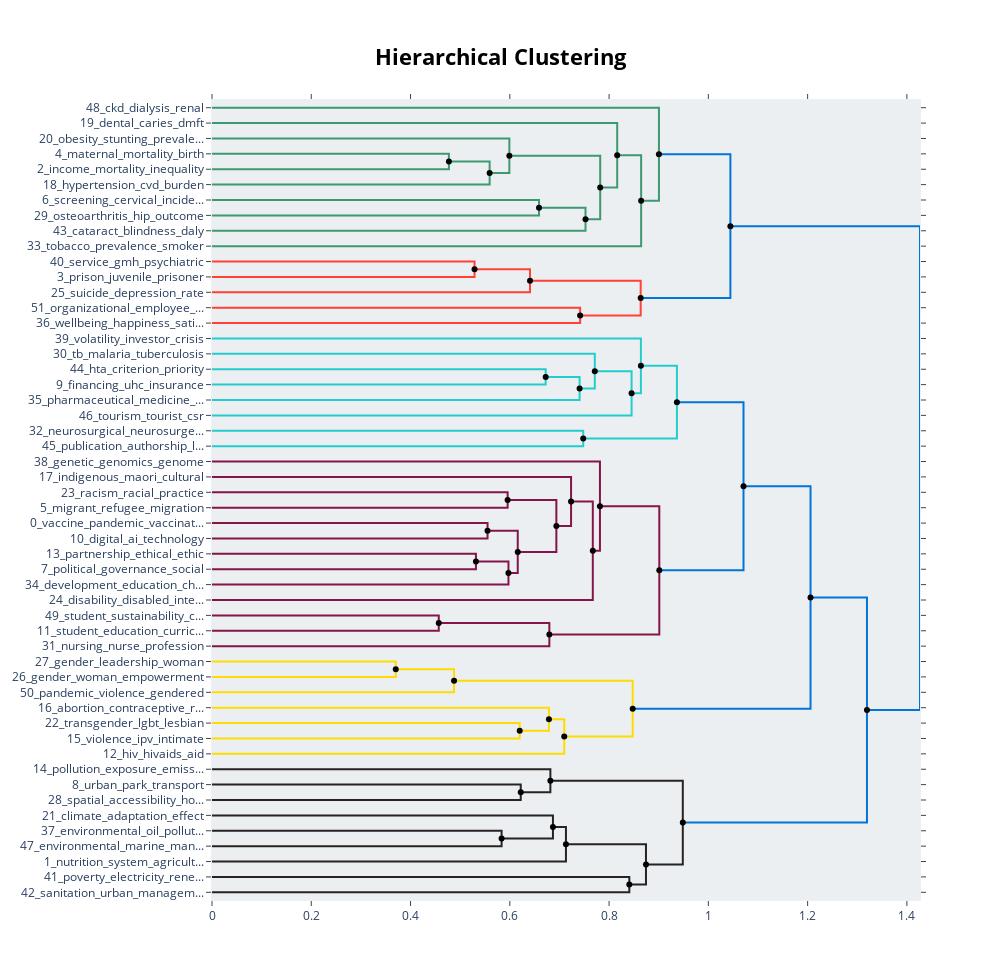

Source (notebook cell):
### Code cell
# 垂直聚类，关系分布
hierarchical_topics = topic_model.hierarchical_topics(docs)
topic_model.visualize_hierarchy(hierarchical_topics=hierarchical_topics)

### Figure 1 — Plotly figure (JSON) as saved in the notebook; plotly's stock layout.template omitted (floating-point values rounded to 4 significant figures)
{"data": [{"hoverinfo": "text", "marker": {"color": "rgb(61,153,112)"}, "mode": "lines", "text": ["maternal_mortality_birth_care_neonatal", "", "", "income_mortality_inequality_expectancy_socioeconomic"], "type": "scatter", "x": [0, 0.4773, 0.4773, 0], "xaxis": "x", "y": [-35, -35, -45, -45], "yaxis": "y"}, {"hoverinfo": "text", "marker": {"color": "rgb(61,153,112)"}, "mode": "lines", "text": ["mortality_maternal_inequality_income_care", "", "", "hypertension_cvd_burden_risk_cardiovascular"], "type": "scatter", "x": [0.4773, 0.5594, 0.5594, 0], "xaxis": "x", "y": [-40, -40, -55, -55], "yaxis": "y"}, {"hoverinfo": "text", "marker": {"color": "rgb(61,153,112)"}, "mode": "lines", "text": ["obesity_stunting_prevalence_bmi_socioeconomic", "", "", "mortality_maternal_inequality_income_care"], "type": "scatter", "x": [0, 0.5991, 0.5991, 0.5594], "xaxis": "x", "y": [-25, -25, -47.5, -47.5], "yaxis": "y"}, {"hoverinfo": "text", "marker": {"color": "rgb(61,153,112)"}, "mode": "lines", "text": ["screening_cervical_incidence_burden_oncology", "", "", "osteoarthritis_hip_outcome_knee_injury"], "type": "scatter", "x": [0, 0.6588, 0.6588, 0], "xaxis": "x", "y": [-65, -65, -75, -75], "yaxis": "y"}, {"hoverinfo": "text", "marker": {"color": "rgb(61,153,112)"}, "mode": "lines", "text": ["screening_breast_cervical_incidence_rate", "", "", "cataract_blindness_daly_impairment_trachoma"], "type": "scatter", "x": [0.6588, 0.7525, 0.7525, 0], "xaxis": "x", "y": [-70, -70, -85, -85], "yaxis": "y"}, {"hoverinfo": "text", "marker": {"color": "rgb(61,153,112)"}, "mode": "lines", "text": ["mortality_maternal_inequality_income_socioeconomic", "", "", "cancer_screening_cervical_incidence_rate"], "type": "scatter", "x": [0.5991, 0.7821, 0.7821, 0.7525], "xaxis": "x", "y": [-36.25, -36.25, -77.5, -77.5], "yaxis": "y"}, {"hoverinfo": "text", "marker": {"color": "rgb(61,153,112)"}, "mode": "lines", "text": ["dental_caries_dmft_income_inequality", "", "", "cancer_mortality_inequality_maternal_care"], "type": "scatter", "x": [0, 0.8164, 0.8164, 0.7821], "xaxis": "x", "y": [-15, -15, -56.88, -56.88], "yaxis": "y"}, {"hoverinfo": "text", "marker": {"color": "rgb(61,153,112)"}, "mode": "lines", "text": ["cancer_mortality_inequality_socioeconomic_income", "", "", "tobacco_prevalence_smoker_gambling_income"], "type": "scatter", "x": [0.8164, 0.8646, 0.8646, 0], "xaxis": "x", "y": [-35.94, -35.94, -95, -95], "yaxis": "y"}, {"hoverinfo": "text", "marker": {"color": "rgb(61,153,112)"}, "mode": "lines", "text": ["ckd_dialysis_renal_chronic_nephrology", "", "", "cancer_mortality_inequality_socioeconomic_income"], "type": "scatter", "x": [0, 0.9004, 0.9004, 0.8646], "xaxis": "x", "y": [-5, -5, -65.47, -65.47], "yaxis": "y"}, {"hoverinfo": "text", "marker": {"color": "rgb(255,65,54)"}, "mode": "lines", "text": ["service_gmh_psychiatric_intervention_disability", "", "", "prison_juvenile_prisoner_offender_crime"], "type": "scatter", "x": [0, 0.5289, 0.5289, 0], "xaxis": "x", "y": [-105, -105, -115, -115], "yaxis": "y"}, {"hoverinfo": "text", "marker": {"color": "rgb(255,65,54)"}, "mode": "lines", "text": ["prison_juvenile_prisoner_offender_psychiatric", "", "", "suicide_depression_rate_drinking_homicide"], "type": "scatter", "x": [0.5289, 0.6407, 0.6407, 0], "xaxis": "x", "y": [-110, -110, -125, -125], "yaxis": "y"}, {"hoverinfo": "text", "marker": {"color": "rgb(255,65,54)"}, "mode": "lines", "text": ["organizational_employee_stress_commitment_nurse", "", "", "wellbeing_happiness_satisfaction_subjective_income"], "type": "scatter", "x": [0, 0.7416, 0.7416, 0], "xaxis": "x", "y": [-135, -135, -145, -145], "yaxis": "y"}, {"hoverinfo": "text", "marker": {"color": "rgb(255,65,54)"}, "mode": "lines", "text": ["prison_suicide_rate_youth_psychiatric", "", "", "wellbeing_satisfaction_happiness_subjective_organizational"], "type": "scatter", "x": [0.6407, 0.8637, 0.8637, 0.7416], "xaxis": "x", "y": [-117.5, -117.5, -140, -140], "yaxis": "y"}, {"hoverinfo": "text", "marker": {"color": "rgb(0,116,217)"}, "mode": "lines", "text": ["cancer_mortality_inequality_socioeconomic_income", "", "", "prison_suicide_youth_rate_depression"], "type": "scatter", "x": [0.9004, 1.044, 1.044, 0.8637], "xaxis": "x", "y": [-35.23, -35.23, -128.8, -128.8], "yaxis": "y"}, {"hoverinfo": "text", "marker": {"color": "rgb(35,205,205)"}, "mode": "lines", "text": ["hta_criterion_priority_costeffectiveness_guideline", "", "", "financing_uhc_insurance_expenditure_reform"], "type": "scatter", "x": [0, 0.6723, 0.6723, 0], "xaxis": "x", "y": [-175, -175, -185, -185], "yaxis": "y"}, {"hoverinfo": "text", "marker": {"color": "rgb(35,205,205)"}, "mode": "lines", "text": ["financing_insurance_expenditure_healthcare_reform", "", "", "pharmaceutical_medicine_patent_innovation_market"], "type": "scatter", "x": [0.6723, 0.7406, 0.7406, 0], "xaxis": "x", "y": [-180, -180, -195, -195], "yaxis": "y"}, {"hoverinfo": "text", "marker": {"color": "rgb(35,205,205)"}, "mode": "lines", "text": ["tb_malaria_tuberculosis_ppm_treatment", "", "", "financing_insurance_expenditure_healthcare_reform"], "type": "scatter", "x": [0, 0.7712, 0.7712, 0.7406], "xaxis": "x", "y": [-165, -165, -187.5, -187.5], "yaxis": "y"}, {"hoverinfo": "text", "marker": {"color": "rgb(35,205,205)"}, "mode": "lines", "text": ["financing_tb_malaria_insurance_expenditure", "", "", "tourism_tourist_csr_cuba_cuban"], "type": "scatter", "x": [0.7712, 0.8453, 0.8453, 0], "xaxis": "x", "y": [-176.2, -176.2, -205, -205], "yaxis": "y"}, {"hoverinfo": "text", "marker": {"color": "rgb(35,205,205)"}, "mode": "lines", "text": ["volatility_investor_crisis_spillover_index", "", "", "financing_tb_malaria_tourism_insurance"], "type": "scatter", "x": [0, 0.8641, 0.8641, 0.8453], "xaxis": "x", "y": [-155, -155, -190.6, -190.6], "yaxis": "y"}, {"hoverinfo": "text", "marker": {"color": "rgb(35,205,205)"}, "mode": "lines", "text": ["neurosurgical_neurosurgery_surgeon_neurosurgeon_pediatric", "", "", "publication_authorship_lmic_collaboration_affiliated"], "type": "scatter", "x": [0, 0.7479, 0.7479, 0], "xaxis": "x", "y": [-215, -215, -225, -225], "yaxis": "y"}, {"hoverinfo": "text", "marker": {"color": "rgb(35,205,205)"}, "mode": "lines", "text": ["market_financing_tb_malaria_tourism", "", "", "surgery_neurosurgical_publication_neurosurgery_surgeon"], "type": "scatter", "x": [0.8641, 0.9367, 0.9367, 0.7479], "xaxis": "x", "y": [-172.8, -172.8, -220, -220], "yaxis": "y"}, {"hoverinfo": "text", "marker": {"color": "rgb(133,20,75)"}, "mode": "lines", "text": ["racism_racial_practice_intersectionality_antiracism", "", "", "migrant_refugee_migration_palestinian_asylum"], "type": "scatter", "x": [0, 0.5956, 0.5956, 0], "xaxis": "x", "y": [-255, -255, -265, -265], "yaxis": "y"}, {"hoverinfo": "text", "marker": {"color": "rgb(133,20,75)"}, "mode": "lines", "text": ["vaccine_pandemic_vaccination_coverage_outbreak", "", "", "digital_ai_technology_healthcare_telehealth"], "type": "scatter", "x": [0, 0.5551, 0.5551, 0], "xaxis": "x", "y": [-275, -275, -285, -285], "yaxis": "y"}, {"hoverinfo": "text", "marker": {"color": "rgb(133,20,75)"}, "mode": "lines", "text": ["partnership_ethical_ethic_researcher_collaboration", "", "", "political_governance_social_ngo_obligation"], "type": "scatter", "x": [0, 0.5317, 0.5317, 0], "xaxis": "x", "y": [-295, -295, -305, -305], "yaxis": "y"}, {"hoverinfo": "text", "marker": {"color": "rgb(133,20,75)"}, "mode": "lines", "text": ["partnership_ethical_ethic_political_capacity", "", "", "development_education_childrens_ecd_childhood"], "type": "scatter", "x": [0.5317, 0.5973, 0.5973, 0], "xaxis": "x", "y": [-300, -300, -315, -315], "yaxis": "y"}, {"hoverinfo": "text", "marker": {"color": "rgb(133,20,75)"}, "mode": "lines", "text": ["vaccine_pandemic_vaccination_immunization_data", "", "", "partnership_ethical_development_ethic_social"], "type": "scatter", "x": [0.5551, 0.616, 0.616, 0.5973], "xaxis": "x", "y": [-280, -280, -307.5, -307.5], "yaxis": "y"}, {"hoverinfo": "text", "marker": {"color": "rgb(133,20,75)"}, "mode": "lines", "text": ["migrant_refugee_immigrant_migration_palestinian", "", "", "vaccine_pandemic_vaccination_ethical_social"], "type": "scatter", "x": [0.5956, 0.6938, 0.6938, 0.616], "xaxis": "x", "y": [-260, -260, -293.8, -293.8], "yaxis": "y"}, {"hoverinfo": "text", "marker": {"color": "rgb(133,20,75)"}, "mode": "lines", "text": ["indigenous_maori_cultural_islander_care", "", "", "vaccine_pandemic_vaccination_ethical_data"], "type": "scatter", "x": [0, 0.7234, 0.7234, 0.6938], "xaxis": "x", "y": [-245, -245, -276.9, -276.9], "yaxis": "y"}, {"hoverinfo": "text", "marker": {"color": "rgb(133,20,75)"}, "mode": "lines", "text": ["vaccine_pandemic_vaccination_indigenous_migrant", "", "", "disability_disabled_intellectual_inclusion_assistive"], "type": "scatter", "x": [0.7234, 0.7672, 0.7672, 0], "xaxis": "x", "y": [-260.9, -260.9, -325, -325], "yaxis": "y"}, {"hoverinfo": "text", "marker": {"color": "rgb(133,20,75)"}, "mode": "lines", "text": ["genetic_genomics_genome_ethical_ggr", "", "", "vaccine_pandemic_social_vaccination_indigenous"], "type": "scatter", "x": [0, 0.7816, 0.7816, 0.7672], "xaxis": "x", "y": [-235, -235, -293.0, -293.0], "yaxis": "y"}, {"hoverinfo": "text", "marker": {"color": "rgb(133,20,75)"}, "mode": "lines", "text": ["student_sustainability_chemistry_curriculum_esd", "", "", "student_education_curriculum_competency_professional"], "type": "scatter", "x": [0, 0.4569, 0.4569, 0], "xaxis": "x", "y": [-335, -335, -345, -345], "yaxis": "y"}, {"hoverinfo": "text", "marker": {"color": "rgb(133,20,75)"}, "mode": "lines", "text": ["medical_curriculum_competency_training_graduate", "", "", "nursing_nurse_profession_midwifery_practice"], "type": "scatter", "x": [0.4569, 0.6796, 0.6796, 0], "xaxis": "x", "y": [-340, -340, -355, -355], "yaxis": "y"}, {"hoverinfo": "text", "marker": {"color": "rgb(133,20,75)"}, "mode": "lines", "text": ["vaccine_pandemic_social_vaccination_indigenous", "", "", "student_nursing_curriculum_competency_nurse"], "type": "scatter", "x": [0.7816, 0.9012, 0.9012, 0.6796], "xaxis": "x", "y": [-264.0, -264.0, -347.5, -347.5], "yaxis": "y"}, {"hoverinfo": "text", "marker": {"color": "rgb(0,116,217)"}, "mode": "lines", "text": ["financial_financing_tb_malaria_tourism", "", "", "vaccine_pandemic_social_vaccination_education"], "type": "scatter", "x": [0.9367, 1.071, 1.071, 0.9012], "xaxis": "x", "y": [-196.4, -196.4, -305.7, -305.7], "yaxis": "y"}, {"hoverinfo": "text", "marker": {"color": "rgb(255,220,0)"}, "mode": "lines", "text": ["gender_leadership_woman_career_speaker", "", "", "gender_woman_empowerment_gap_education"], "type": "scatter", "x": [0, 0.3702, 0.3702, 0], "xaxis": "x", "y": [-365, -365, -375, -375], "yaxis": "y"}, {"hoverinfo": "text", "marker": {"color": "rgb(255,220,0)"}, "mode": "lines", "text": ["gender_woman_leadership_empowerment_gap", "", "", "pandemic_violence_gendered_amr_policy"], "type": "scatter", "x": [0.3702, 0.4876, 0.4876, 0], "xaxis": "x", "y": [-370, -370, -385, -385], "yaxis": "y"}, {"hoverinfo": "text", "marker": {"color": "rgb(255,220,0)"}, "mode": "lines", "text": ["transgender_lgbt_lesbian_lgbtq_fgm", "", "", "violence_ipv_intimate_victim_gender"], "type": "scatter", "x": [0, 0.6199, 0.6199, 0], "xaxis": "x", "y": [-405, -405, -415, -415], "yaxis": "y"}, {"hoverinfo": "text", "marker": {"color": "rgb(255,220,0)"}, "mode": "lines", "text": ["abortion_contraceptive_reproductive_contraception_pregnancy", "", "", "violence_ipv_transgender_sexuality_victim"], "type": "scatter", "x": [0, 0.6788, 0.6788, 0.6199], "xaxis": "x", "y": [-395, -395, -410, -410], "yaxis": "y"}, {"hoverinfo": "text", "marker": {"color": "rgb(255,220,0)"}, "mode": "lines", "text": ["violence_abortion_reproductive_ipv_contraceptive", "", "", "hiv_hivaids_aid_prevention_africa"], "type": "scatter", "x": [0.6788, 0.7097, 0.7097, 0], "xaxis": "x", "y": [-402.5, -402.5, -425, -425], "yaxis": "y"}, {"hoverinfo": "text", "marker": {"color": "rgb(255,220,0)"}, "mode": "lines", "text": ["gender_woman_leadership_empowerment_gap", "", "", "hiv_violence_abortion_reproductive_hivaids"], "type": "scatter", "x": [0.4876, 0.8476, 0.8476, 0.7097], "xaxis": "x", "y": [-377.5, -377.5, -413.8, -413.8], "yaxis": "y"}, {"hoverinfo": "text", "marker": {"color": "rgb(0,116,217)"}, "mode": "lines", "text": ["vaccine_pandemic_public_policy_vaccination", "", "", "gender_hiv_violence_abortion_hivaids"], "type": "scatter", "x": [1.071, 1.206, 1.206, 0.8476], "xaxis": "x", "y": [-251.1, -251.1, -395.6, -395.6], "yaxis": "y"}, {"hoverinfo": "text", "marker": {"color": "rgb(40,35,35)"}, "mode": "lines", "text": ["urban_park_transport_planning_ugs", "", "", "spatial_accessibility_hospital_china_mortality"], "type": "scatter", "x": [0, 0.622, 0.622, 0], "xaxis": "x", "y": [-445, -445, -455, -455], "yaxis": "y"}, {"hoverinfo": "text", "marker": {"color": "rgb(40,35,35)"}, "mode": "lines", "text": ["pollution_exposure_emission_pollutant_ambient", "", "", "urban_spatial_accessibility_park_planning"], "type": "scatter", "x": [0, 0.6817, 0.6817, 0.622], "xaxis": "x", "y": [-435, -435, -450, -450], "yaxis": "y"}, {"hoverinfo": "text", "marker": {"color": "rgb(40,35,35)"}, "mode": "lines", "text": ["environmental_oil_pollution_nuclear_impact", "", "", "environmental_marine_management_coastal_ecosystem"], "type": "scatter", "x": [0, 0.5835, 0.5835, 0], "xaxis": "x", "y": [-475, -475, -485, -485], "yaxis": "y"}, {"hoverinfo": "text", "marker": {"color": "rgb(40,35,35)"}, "mode": "lines", "text": ["climate_adaptation_effect_environmental_mitigation", "", "", "environmental_waste_climate_marine_ecosystem"], "type": "scatter", "x": [0, 0.6869, 0.6869, 0.5835], "xaxis": "x", "y": [-465, -465, -480, -480], "yaxis": "y"}, {"hoverinfo": "text", "marker": {"color": "rgb(40,35,35)"}, "mode": "lines", "text": ["climate_environmental_waste_community_adaptation", "", "", "nutrition_system_agriculture_consumption_agricultural"], "type": "scatter", "x": [0.6869, 0.7131, 0.7131, 0], "xaxis": "x", "y": [-472.5, -472.5, -495, -495], "yaxis": "y"}, {"hoverinfo": "text", "marker": {"color": "rgb(40,35,35)"}, "mode": "lines", "text": ["poverty_electricity_renewable_consumption_household", "", "", "sanitation_urban_management_sdg_monitoring"], "type": "scatter", "x": [0, 0.8408, 0.8408, 0], "xaxis": "x", "y": [-505, -505, -515, -515], "yaxis": "y"}, {"hoverinfo": "text", "marker": {"color": "rgb(40,35,35)"}, "mode": "lines", "text": ["climate_nutrition_agriculture_policy_diet", "", "", "water_sanitation_poverty_household_consumption"], "type": "scatter", "x": [0.7131, 0.8743, 0.8743, 0.8408], "xaxis": "x", "y": [-483.8, -483.8, -510, -510], "yaxis": "y"}, {"hoverinfo": "text", "marker": {"color": "rgb(40,35,35)"}, "mode": "lines", "text": ["urban_spatial_pollution_population_transport", "", "", "climate_nutrition_policy_agriculture_consumption"], "type": "scatter", "x": [0.6817, 0.9485, 0.9485, 0.8743], "xaxis": "x", "y": [-442.5, -442.5, -496.9, -496.9], "yaxis": "y"}, {"hoverinfo": "text", "marker": {"color": "rgb(0,116,217)"}, "mode": "lines", "text": ["vaccine_pandemic_social_public_gender", "", "", "environmental_urban_climate_pollution_impact"], "type": "scatter", "x": [1.206, 1.32, 1.32, 0.9485], "xaxis": "x", "y": [-323.3, -323.3, -469.7, -469.7], "yaxis": "y"}, {"hoverinfo": "text", "marker": {"color": "rgb(0,116,217)"}, "mode": "lines", "text": ["cancer_mortality_care_inequality_prevalence", "", "", "social_public_policy_vaccine_pandemic"], "type": "scatter", "x": [1.044, 1.426, 1.426, 1.32], "xaxis": "x", "y": [-81.99, -81.99, -396.5, -396.5], "yaxis": "y"}, {"hoverinfo": "text", "hovertext": ["mortality_maternal_inequality_income_care", "screening_breast_cervical_incidence_rate", "mortality_maternal_inequality_income_socioeconomic", "cancer_mortality_inequality_socioeconomic_income", "prison_juvenile_prisoner_offender_psychiatric", "prison_suicide_rate_youth_psychiatric", "cancer_mortality_inequality_socioeconomic_income", "financing_insurance_expenditure_healthcare_reform", "financing_tb_malaria_insurance_expenditure", "market_financing_tb_malaria_tourism", "partnership_ethical_ethic_political_capacity", "vaccine_pandemic_vaccination_immunization_data", "migrant_refugee_immigrant_migration_palestinian", "vaccine_pandemic_vaccination_indigenous_migrant", "medical_curriculum_competency_training_graduate", "vaccine_pandemic_social_vaccination_indigenous", "financial_financing_tb_malaria_tourism", "gender_woman_leadership_empowerment_gap", "violence_abortion_reproductive_ipv_contraceptive", "gender_woman_leadership_empowerment_gap", "vaccine_pandemic_public_policy_vaccination", "climate_environmental_waste_community_adaptation", "climate_nutrition_agriculture_policy_diet", "urban_spatial_pollution_population_transport", "vaccine_pandemic_social_public_gender", "cancer_mortality_care_inequality_prevalence"], "marker": {"color": "black"}, "mode": "markers", "showlegend": false, "type": "scatter", "x": [0.4773, 0.6588, 0.5991, 0.8164, 0.5289, 0.6407, 0.9004, 0.6723, 0.7712, 0.8641, 0.5317, 0.5551, 0.5956, 0.7234, 0.4569, 0.7816, 0.9367, 0.3702, 0.6788, 0.4876, 1.071, 0.6869, 0.7131, 0.6817, 1.206, 1.044], "y": [-40, -70, -36.25, -35.94, -110, -117.5, -35.23, -180, -176.2, -172.8, -300, -280, -260, -260.9, -340, -264.0, -196.4, -370, -402.5, -377.5, -251.1, -472.5, -483.8, -442.5, -323.3, -81.99]}, {"hoverinfo": "text", "hovertext": ["mortality_maternal_inequality_income_care", "cancer_screening_cervical_incidence_rate", "cancer_mortality_inequality_maternal_care", "cancer_mortality_inequality_socioeconomic_income", "wellbeing_satisfaction_happiness_subjective_organizational", "prison_suicide_youth_rate_depression", "financing_insurance_expenditure_healthcare_reform", "financing_tb_malaria_tourism_insurance", "surgery_neurosurgical_publication_neurosurgery_surgeon", "partnership_ethical_development_ethic_social", "vaccine_pandemic_vaccination_ethical_social", "vaccine_pandemic_vaccination_ethical_data", "vaccine_pandemic_social_vaccination_indigenous", "student_nursing_curriculum_competency_nurse", "vaccine_pandemic_social_vaccination_education", "violence_ipv_transgender_sexuality_victim", "hiv_violence_abortion_reproductive_hivaids", "gender_hiv_violence_abortion_hivaids", "urban_spatial_accessibility_park_planning", "environmental_waste_climate_marine_ecosystem", "water_sanitation_poverty_household_consumption", "climate_nutrition_policy_agriculture_consumption", "environmental_urban_climate_pollution_impact", "social_public_policy_vaccine_pandemic"], "marker": {"color": "black"}, "mode": "markers", "showlegend": false, "type": "scatter", "x": [0.5594, 0.7525, 0.7821, 0.8646, 0.7416, 0.8637, 0.7406, 0.8453, 0.7479, 0.5973, 0.616, 0.6938, 0.7672, 0.6796, 0.9012, 0.6199, 0.7097, 0.8476, 0.622, 0.5835, 0.8408, 0.8743, 0.9485, 1.32], "y": [-47.5, -77.5, -56.88, -65.47, -140, -128.8, -187.5, -190.6, -220, -307.5, -293.8, -276.9, -293.0, -347.5, -305.7, -410, -413.8, -395.6, -450, -480, -510, -496.9, -469.7, -396.5]}], "layout": {"autosize": false, "height": 980, "hoverlabel": {"bgcolor": "white", "font": {"family": "Rockwell", "size": 16}}, "hovermode": "closest", "plot_bgcolor": "#ECEFF1", "showlegend": false, "title": {"font": {"color": "Black", "size": 22}, "text": "<b>Hierarchical Clustering</b>", "x": 0.5, "xanchor": "center", "yanchor": "top"}, "width": 1000, "xaxis": {"mirror": "allticks", "rangemode": "tozero", "showgrid": false, "showline": true, "showticklabels": true, "ticks": "outside", "type": "linear", "zeroline": false}, "yaxis": {"mirror": "allticks", "range": [-520, 0], "rangemode": "tozero", "showgrid": false, "showline": true, "showticklabels": true, "tickmode": "array", "ticks": "outside", "ticktext": ["48_ckd_dialysis_renal", "19_dental_caries_dmft", "20_obesity_stunting_prevale...", "4_maternal_mortality_birth", "2_income_mortality_inequality", "18_hypertension_cvd_burden", "6_screening_cervical_incide...", "29_osteoarthritis_hip_outcome", "43_cataract_blindness_daly", "33_tobacco_prevalence_smoker", "40_service_gmh_psychiatric", "3_prison_juvenile_prisoner", "25_suicide_depression_rate", "51_organizational_employee_...", "36_wellbeing_happiness_sati...", "39_volatility_investor_crisis", "30_tb_malaria_tuberculosis", "44_hta_criterion_priority", "9_financing_uhc_insurance", "35_pharmaceutical_medicine_...", "46_tourism_tourist_csr", "32_neurosurgical_neurosurge...", "45_publication_authorship_l...", "38_genetic_genomics_genome", "17_indigenous_maori_cultural", "23_racism_racial_practice", "5_migrant_refugee_migration", "0_vaccine_pandemic_vaccinat...", "10_digital_ai_technology", "13_partnership_ethical_ethic", "7_political_governance_social", "34_development_education_ch...", "24_disability_disabled_inte...", "49_student_sustainability_c...", "11_student_education_curric...", "31_nursing_nurse_profession", "27_gender_leadership_woman", "26_gender_woman_empowerment", "50_pandemic_violence_gendered", "16_abortion_contraceptive_r...", "22_transgender_lgbt_lesbian", "15_violence_ipv_intimate", "12_hiv_hivaids_aid", "14_pollution_exposure_emiss...", "8_urban_park_transport", "28_spatial_accessibility_ho...", "21_climate_adaptation_effect", "37_environmental_oil_pollut...", "47_environmental_marine_man...", "1_nutrition_system_agricult...", "41_poverty_electricity_rene...", "42_sanitation_urban_managem..."], "tickvals": [-5, -15, -25, -35, -45, -55, -65, -75, -85, -95, -105, -115, -125, -135, -145, -155, -165, -175, -185, -195, -205, -215, -225, -235, -245, -255, -265, -275, -285, -295, -305, -315, -325, -335, -345, -355, -365, -375, -385, -395, -405, -415, -425, -435, -445, -455, -465, -475, -485, -495, -505, -515], "type": "linear", "zeroline": false}}}
